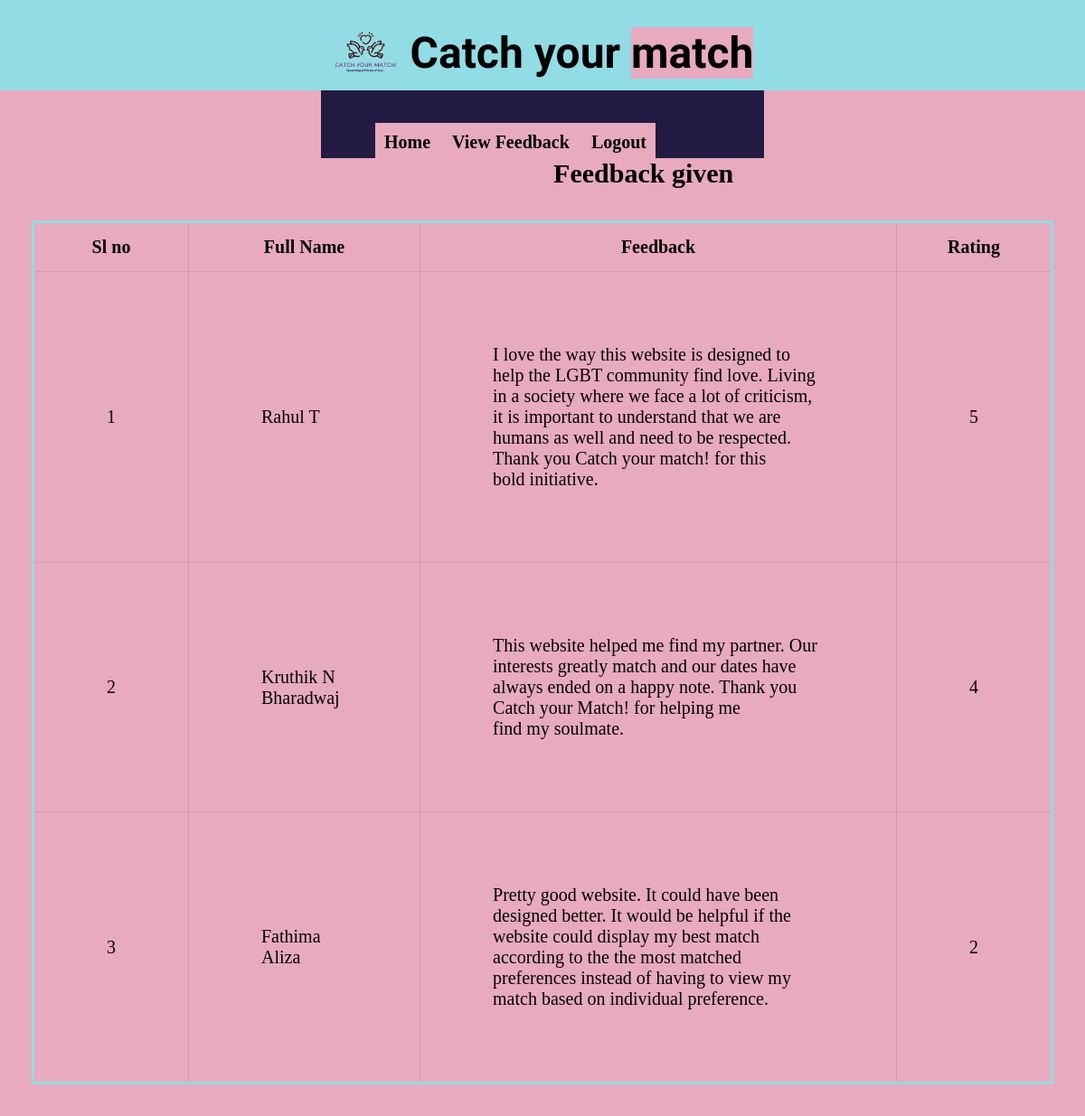
/PHP/viewFeedback.php (signed in), run on the app's committed database.
### tables this page shows
CREATE TABLE `user_feedback` (
  `uname` varchar(30) NOT NULL,
  `rating` int(2) NOT NULL,
  `feedback` text NOT NULL
);

CREATE TABLE `user_details` (
  `uname` varchar(30) NOT NULL,
  `fname` varchar(30) NOT NULL,
  `phno` bigint(15) NOT NULL,
  `sex` char(1) NOT NULL,
  `email` varchar(50) NOT NULL,
  `mother_tongue` varchar(30) NOT NULL,
  `religion` varchar(30) NOT NULL,
  `caste` varchar(30) NOT NULL,
  `country` varchar(30) NOT NULL,
  `city` varchar(30) NOT NULL,
  `state` varchar(30) NOT NULL,
  `education` varchar(30) NOT NULL,
  `annual_income` double NOT NULL,
  `about_me` text NOT NULL,
  `occupation` varchar(50) NOT NULL,
  `dob` date NOT NULL,
  `age` int(3) NOT NULL
);

### PHP/viewFeedback.php (the view, shortened to what this page needs)
<?php require("db_connect.php");
if (!isset($_SESSION['username'])) {
    header("location:home.php");
} else {
    $i = 1;
    $sql1= "SELECT * FROM `USER_FEEDBACK` ORDER BY `rating` DESC" ;
    $result1 = mysqli_query($conn, $sql1);
}
?>
<!DOCTYPE html>
<html lang="en">
<head>
    <link rel="stylesheet" href="../CSS/view_feedback.css" />
</head>
<body>
    <h1 id="title">
        <img id="logo" src="../Images/IMG_20230106_213725.png" alt="" />
        Catch your
        <span class="Title"> match </span>
    </h1>
    <div class="container">
        <nav>
            <ul>
                <li><a href="adminhome.php">Home</a></li>
                <li><a href="viewFeedback.php">View Feedback</a></li>
                <li><a href="logout.php" onclick="return confirm('Do you want to logout?')">Logout</a></li>
            </ul>
        </nav>
    </div>
    <div class="heading">Feedback given</div>
    <div class="table_responsive">
        <table>
            <thead>
                <tr>
                    <th>Sl no</th>
                    <th>Full Name</th>
                    <th>Feedback</th>
                    <th>Rating</th>
                </tr>
            </thead>
            <tbody>
                <?php while ($row1 = mysqli_fetch_assoc($result1)) {
                    $uname = $row1['uname'];
                    $sql = "SELECT * FROM `user_details` WHERE `uname`='$uname' ORDER BY `fname`";
                    $result = mysqli_query($conn, $sql);
                    $row = mysqli_fetch_assoc($result);
                     ?>
                    <tr>
                        <td><?php echo $i++; ?></td>
                        <td><?php echo $row['fname'] ?></td>
                        <td><?php echo $row1['feedback']?></td>
                        <td><?php echo $row1['rating']?></td>
                    </tr>
                <?php } ?>
            </tbody>
        </table>
    </div>
</body>
</html>

### CSS/view_feedback.css (style rules this page uses)
* { position: relative; left: 0px; top: 0px; margin: 0px; padding: 0px; box-sizing: border-box; align-items: center; justify-items: center; background-color: #e8aabe; }
#title { position: relative; width: 1440px; height: 100px; width: 100%; padding: 0px; background: #92dce5; text-align: center; font-size: 3em; font-family: "Lobster", cursive; }
.container { width: 100%; height: 75px; margin: 0; z-index: 50; position: relative; }
#logo { width: 75px; height: 75px; position: relative; padding: 0px; display: inline; top: 20px; }
nav { display: flex; align-items: center; padding-top: 40px; padding-left: 5%; padding-right: 10%; background-color: #231b43; height: 75px; }
nav ul li { list-style-type: none; display: inline-block; padding: 10px 10px; background-color: #e8aabe; }
nav ul li a { color: rgb(0, 0, 0); text-decoration: none; font-weight: bold; font-size: 1.25em; background-color: #e8aabe; }
body { margin: auto; }
.heading { display: inline; align-items: center; font-size: 30px; font-weight: bold; top: 50%; left: 40%; padding: 20px; margin: 20px; }
table { width: 100%; font-size: 20px; color: black; white-space: wrap; border-collapse: collapse; border: 3px solid #92dce5; border-radius: 4px; }
.table_responsive { padding: 15px; margin: 20px; margin-top: 20px; }
table > thead { background-color: #92dce5; }
table > thead th { padding: 15px; }
table th, table td { border: 1px solid #00000017; }
table > tbody td { padding: 80px; }

### data on the page
user_feedback: user_details.fname "Rahul T", feedback "I love the way this website is designed to help the LGBT community find love. Living in a society where we face a lot of criticism, it is important to understand that we are humans as well and need to be respected. Thank you Catch your match! for this bold initiative.", rating "5"
user_feedback: user_details.fname "Kruthik N Bharadwaj", feedback "This website helped me find my partner. Our interests greatly match and our dates have always ended on a happy note. Thank you Catch your Match! for helping me find my soulmate.", rating "4"
user_feedback: user_details.fname "Fathima Aliza", feedback "Pretty good website. It could have been designed better. It would be helpful if the website could display my best match according to the the most matched preferences instead of having to view my match based on individual preference.", rating "2"
